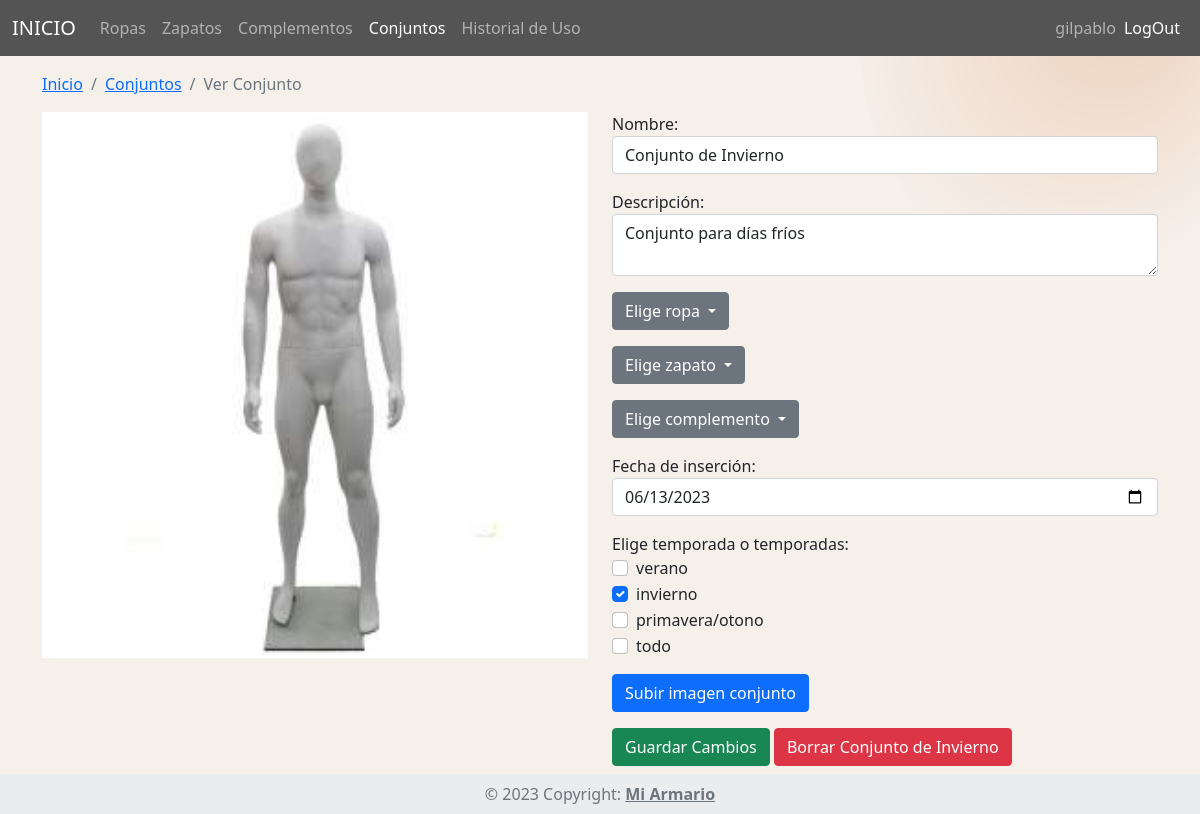
The page /miArmario/conjunto/ver_conjunto/2 (signed in) on the database its author committed.
### tables this page shows
CREATE TABLE `conjunto` (
  `id` int(11) NOT NULL,
  `nombre` varchar(100) NOT NULL,
  `descripcion` varchar(500) DEFAULT NULL,
  `fecha_creacion` date NOT NULL,
  `imagen_conjunto` varchar(100) DEFAULT NULL,
  `id_usuario` int(11) NOT NULL
);

CREATE TABLE `temporada` (
  `id` int(11) NOT NULL,
  `nombre` varchar(40) NOT NULL
);

### miArmario/App/librerias/Core.php (called while the page is built, shortened)
<?php
class Core{
    protected $metodoActual = 'index';
    public function __construct(){
        $url = $this->getUrl();
        if(isset($url[0])){
			if(file_exists('../App/controladores/'.ucwords($url[0]).'.php')){
				unset($url[0]);
			}
		}
		$this->controladorActual = new $this->controladorActual;
        if(isset($url[1])){
            if(method_exists($this->controladorActual,$url[1])){
                $this->metodoActual = $url[1];
                unset($url[1]);
            }
        }
		$this->parametros = $url ? array_values($url) : [];
		call_user_func_array([$this->controladorActual,$this->metodoActual], $this->parametros);
    }
    public function getUrl(){
        if(isset($_GET['url'])){
            $url = ltrim($_GET['url'],'/');
            $url = filter_var($url,FILTER_SANITIZE_URL);
            $url = explode('/',$url);
            return $url;
        }
    }
}

### miArmario/public/index.php (called while the page is built, shortened)
<?php
$iniciar = new Core;

### miArmario/App/librerias/Base.php (called while the page is built, shortened)
<?php
    class Base {
        private $host = DB_HOST;
        private $usuario = DB_USUARIO;
        private $password = DB_PASSWORD;
        private $nombre_base = DB_NOMBRE;
        private $charset = 'utf8mb4';
        private $dbh;
        private $stmt;
        public function __construct(){
            $dsn = "mysql:host=$this->host;dbname=$this->nombre_base;charset=$this->charset";
            $opciones = array(
                PDO::ATTR_PERSISTENT => true,
                PDO::ATTR_ERRMODE => PDO::ERRMODE_EXCEPTION
            );
            try {
                $this->dbh = new PDO($dsn, $this->usuario, $this->password, $opciones);
            } catch (PDOException $e) {
                $this->error = $e->getMessage();
                echo $this->error;
            }
        }
        public function query($sql){
            $this->stmt = $this->dbh->prepare($sql);
        }
        public function bind($parametro,$valor,$tipo = null){
            if (is_null($tipo)) {
                switch (true) {
                    case is_int($valor):
                        $tipo = PDO::PARAM_INT;
                        break;
                    default:
                        $tipo = PDO::PARAM_STR;
                        break;
                }
            }
            $this->stmt->bindValue($parametro,$valor,$tipo);
        }
        public function execute(){
            return $this->stmt->execute();
        }
        public function registros(){
            $this->execute();
            return $this->stmt->fetchAll(PDO::FETCH_OBJ);
        }
        public function registro(){
            $this->execute();
            return $this->stmt->fetch(PDO::FETCH_OBJ);
        }
    }

### miArmario/App/modelos/ConjuntoModelo.php (called while the page is built, shortened)
<?php
class ConjuntoModelo {
    private $db;
    public function __construct(){
        $this->db = new Base;
    }
    public function getPrendas(){
        $this->db->query("SELECT * FROM prenda;");
        return $this->db->registros();
    }
    public function getRopaSubcategorias(){
        $this->db->query("SELECT * FROM subcategoria WHERE id_categoria  = 1;");
        return $this->db->registros();
    }
    public function getZapatosSubcategorias(){
        $this->db->query("SELECT * FROM subcategoria WHERE id_categoria  = 2;");
        return $this->db->registros();
    }
    public function getComplementosSubcategorias(){
        $this->db->query("SELECT * FROM subcategoria WHERE id_categoria  = 3;");
        return $this->db->registros();
    }
    public function getTemporadas(){
        $this->db->query("SELECT * FROM temporada;");
        return $this->db->registros();
    }
    public function getConjuntoSolo($id_usuario, $id_conjunto){
        $this->db->query("SELECT * FROM conjunto WHERE id_usuario = :id_usuario_co AND id = :id_conjunto_co;");
        $this->db->bind(':id_usuario_co',trim($id_usuario));
        $this->db->bind(':id_conjunto_co',trim($id_conjunto));
        return $this->db->registro();
    }
    public function getTemporadasConjunto($id_conjunto){
        $this->db->query("SELECT * FROM conjuntos_temporadas WHERE id_conjunto = :id_conjunto_co;");
        $this->db->bind(':id_conjunto_co',trim($id_conjunto));
        return $this->db->registros();
    }
    public function obtenerPrendasPorConjunto($id_usuario, $id_conjunto) {
        $this->db->query("SELECT * FROM prenda WHERE id IN (SELECT id_prenda FROM prendas_conjuntos WHERE id_conjunto = :id_conjunto) AND id_usuario = :id_usuario");
        $this->db->bind(':id_conjunto', $id_conjunto);
        $this->db->bind(':id_usuario', $id_usuario);
        return $this->db->registros();
    }
}

### miArmario/App/vistas/conjuntos/verConjunto.php (the view, shortened to what this page needs)
<?php require_once RUTA_APP.'/vistas/inc/header.php' ?>
<?php
    $conjunto = $datos["conjunto"];
?>
<div class="container">
    <nav aria-label="breadcrumb">
        <ol class="breadcrumb">
            <li class="breadcrumb-item"><a href="<?php echo RUTA_URL ?>">Inicio</a></li>
            <li class="breadcrumb-item"><a href="<?php echo RUTA_URL ?>/conjunto">Conjuntos</a></li>
            <li class="breadcrumb-item active" aria-current="page">Ver Conjunto</li>
        </ol>
    </nav>
    <div class="row">
        <div class="col-6">
            <?php if (!empty($datos["prendasConjunto"])) : ?>
                <div id="carruselPrendas" class="carousel slide" data-bs-ride="carousel">
                    <div class="carousel-inner">
                        <div class="carousel-item active">
                            <?php if (!empty($conjunto->imagen_conjunto)) : ?>
                                <img id="imagenActual" src="<?php echo RUTA_URL?>/img_conjuntos/<?php echo $conjunto->id.$conjunto->imagen_conjunto ?>.png" class="d-block w-100" alt="<?php echo $conjunto->nombre?>" class="img-fluid">
                            <?php else : ?>
                                <img id="imagenActual" src="<?php echo RUTA_URL?>/img_conjuntos/maniqui_conjutos.png" class="d-block w-100" alt="<?php echo $conjunto->nombre?>" class="img-fluid">
                            <?php endif ?>
                        </div>
                    </div>
                    <button class="carousel-control-prev" type="button" data-bs-target="#carruselPrendas" data-bs-slide="prev">
                        <span class="carousel-control-prev-icon" aria-hidden="true"></span>
                    </button>
                    <button class="carousel-control-next" type="button" data-bs-target="#carruselPrendas" data-bs-slide="next">
                        <span class="carousel-control-next-icon" aria-hidden="true"></span>
                    </button>
                </div>
            <?php endif ?>
        </div>
        <div class="col-6">
            <form method="post" enctype="multipart/form-data">
                <div class="form-group mb-3">
                    <label for="nombre">Nombre:</label>
                    <input type="text" class="form-control" id="nombre" name="nombre" value="<?php echo $conjunto->nombre ?>">
                </div>
                <div class="form-group mb-3">
                    <label for="descripcion">Descripción:</label>
                    <textarea class="form-control" id="descripcion" name="descripcion"><?php echo $conjunto->descripcion ?></textarea>
                </div>
                <div class="col-12 mb-3">
                    <div class="form-group">
                        <div class="dropdown">
                            <button class="btn btn-secondary dropdown-toggle" type="button" id="dropRop" data-toggle="dropdown" aria-haspopup="true" aria-expanded="false">
                                Elige ropa
                            </button>
                        </div>
                    </div>
                </div>
                <div class="col-12 mb-3">
                    <div class="form-group">
                        <div class="dropdown">
                            <button class="btn btn-secondary dropdown-toggle" type="button" id="dropZap" data-toggle="dropdown" aria-haspopup="true" aria-expanded="false">
                                Elige zapato
                            </button>
                        </div>
                    </div>
                </div>
                <div class="col-12 mb-3">
                    <div class="form-group">
                        <div class="dropdown">
                            <button class="btn btn-secondary dropdown-toggle" type="button" id="dropComp" data-toggle="dropdown" aria-haspopup="true" aria-expanded="false">
                                Elige complemento
                            </button>
                        </div>
                    </div>
                </div>
                <div class="form-group mb-3">
                    <label for="fecha_creacion">Fecha de inserción:</label>
                    <input type="date" class="form-control" id="fecha_creacion" name="fecha_creacion" value="<?php echo date('Y-m-d', strtotime($conjunto->fecha_creacion)) ?>">
                </div>
                <div class="form-group mb-3">
                    <label for="checkboxes">Elige temporada o temporadas:</label>
                    <?php foreach ($datos["temporadas"] as $temporada) : ?>
                        <div class="form-check">
                            <?php if (in_array($temporada->id, array_column($datos["temporadaConjunto"], 'id_temporada'))) : ?>
                                <input class="form-check-input" type="checkbox" id="temporada-<?php echo $temporada->id ?>" name="temporadas[]" value="<?php echo $temporada->id ?>" checked>
                            <?php else : ?>
                                <input class="form-check-input" type="checkbox" id="temporada-<?php echo $temporada->id ?>" name="temporadas[]" value="<?php echo $temporada->id ?>">
                            <?php endif ?>
                            <label class="form-check-label" for="temporada-<?php echo $temporada->id ?>"><?php echo $temporada->nombre ?></label>
                        </div>
                    <?php endforeach ?>
                </div>
                <div class="form-group mb-3">
                    <?php if (empty($conjunto->imagen_conjunto)) { ?>
                        <button type="button" id="btnModificarImagen" class="btn btn-primary">Subir imagen conjunto</button>
                    <?php } else { ?>
                        <button type="button" id="btnModificarImagen" class="btn btn-primary">Modificar imagen conjunto</button>
                    <?php } ?>
                </div>
                <button type="submit" class="btn btn-success">Guardar Cambios</button>
                <button type="button" data-bs-toggle="modal" data-bs-target="#modalBorrarConjunto" class="btn btn-danger">Borrar <?php echo $conjunto->nombre ?></button>
            </form>
        </div>
    </div>
</div>
<?php require_once RUTA_APP.'/vistas/inc/footer.php' ?>

### miArmario/public/css/estilos.css (style rules this page uses)
body { background-repeat: no-repeat; background-size: cover; }

### rows shown on the page
conjunto: nombre "Conjunto de Invierno", descripcion "Conjunto para días fríos", fecha_creacion "06/13/2023"
temporada: nombre "verano"
temporada: nombre "invierno"
temporada: nombre "primavera/otono"
temporada: nombre "todo"

### other values the page prints
$datos['usuarioSesion']->username "gilpablo"
